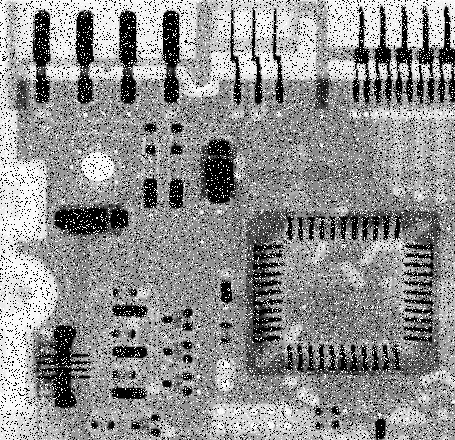
#> input picture BTLXLA_B20DCDT102_Phạm Trung Kiên/Average_Filter/average_filter.png, 455 x 440 px
$ python average_filter.py
#> lines starting #> are read from the running program, lines starting #| are printed output that depends on the picture
import cv2
import numpy as np
import matplotlib.pyplot as plt
img = cv2.imread('average_filter.png', 0)
#> img is the input picture: shape (440, 455); min 0, max 255, mean 144.1
m, n = img.shape
#> m = 440; n = 455
mask = np.ones([3, 3], dtype=int)
mask = mask / 9
img_new = np.zeros([m, n])
for i in range(1, m - 1):
    for j in range(1, n - 1):
        temp = img[i - 1, j - 1] * mask[0, 0] + img[i - 1, j] * mask[0, 1] + img[i - 1, j + 1] * mask[0, 2] + \
               img[i, j - 1] * mask[1, 0] + img[i, j] * mask[1, 1] + img[i, j + 1] * mask[1, 2] + \
               img[i + 1, j - 1] * mask[2, 0] + img[i + 1, j] * mask[2, 1] + img[i + 1, j + 1] * mask[2, 2]

        img_new[i, j] = temp
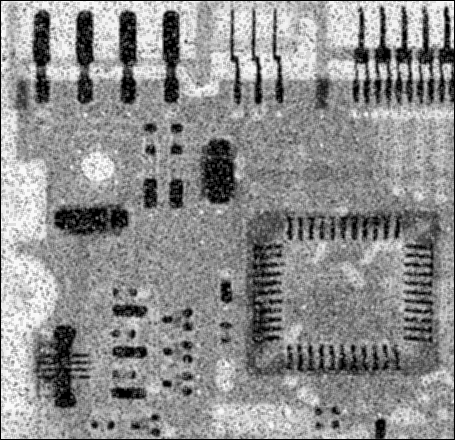
#> img_new: shape (440, 455) float64; min 0, max 253.2, mean 142.4

img_new = img_new.astype(np.uint8)
plt.subplot(1, 2, 1)
plt.imshow(img, cmap='gray')
plt.title('Original Image')
plt.axis('off')

plt.subplot(1, 2, 2)
plt.imshow(img_new, cmap='gray')
plt.title('Blurred Image')
plt.axis('off')

plt.show()
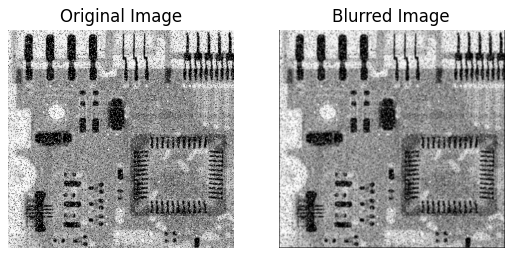
#> figure drawn by matplotlib, 2 panels
